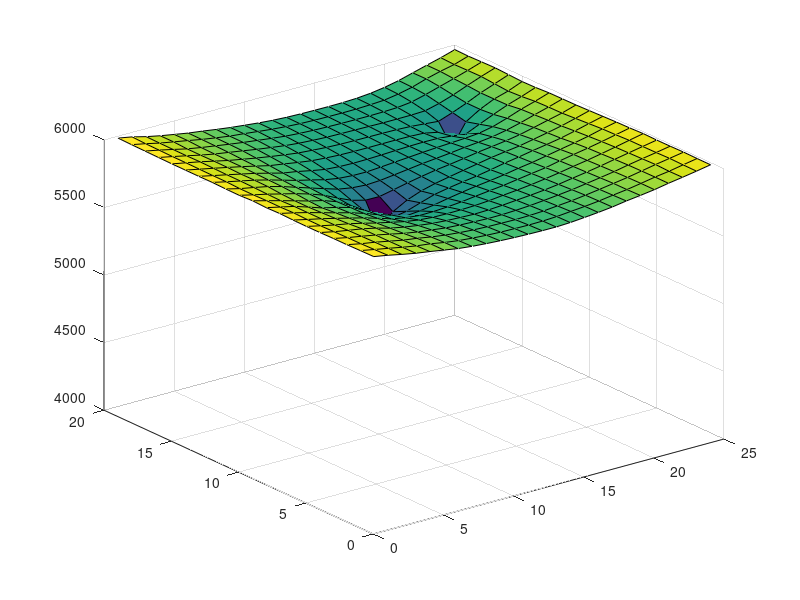

Reproduce this figure in MATLAB.
%AmirMohyeddini



%%%%%%%%%%%%%%%%%%%%%%%%%%%%%%%%%%%%%%%%%%%%%%%%%%%%%%%%%%%%%%%%%%%%%%%%%%1
clc;
clear;
close all;
phi=0.2;


leny=2000;
lenz=20;

load('matlab.mat');
co=3.5e-6;
Bo=@(p) 1;%1/(1+co*(p-4200));
muob=3.5;
pb=2635;
mu=@(p) muob*(p/pb)^(2.6*(p^1.187)*exp(-11.513+(-8.98e-5*p)));

Nx=25;
Ny=20;
%%%%%%%%%%%%%%%%%%%%%%%%%%%%%
% dx=lenx/Nx;

dx=randi([100,300],[Ny,Nx]);
dy=randi([100,300],[Ny,Nx]);
qsc=zeros(Ny,Nx);
qsc(10,10)=-350;
qsc(15,20)=-360;

pl=6000;
pr=6000;

zarayeb=zeros(Nx*Ny,Nx*Ny);
sabet=zeros(Nx*Ny,1);
deltat=0.25;
time=45;
nt=time/deltat;
pressure=zeros(Ny,Nx,nt);
pressure(:,:,1)=6000;
bettac=1.127e-3;
alphac=5.615;
Ax=leny*lenz;

% dx=randi([100,400],[20,25]);
% dy=randi([100,400],[20,25]);
% load('matlabdx.mat');load('matlabdy.mat');



for n=2:nt
   n %#ok  
  for j=1:Ny
     for i=1:Nx
        index=i+(j-1)*Nx;
        vb=dx(j,i)*dy(j,i)*lenz;
   
        
        if i==1&&j==1
            Txr=bettac*(1/dx(j,i)/(1/2*(dx(j,i)+dx(j,i+1))))*((dx(j,i)+dx(j,i+1))/(dx(j,i)/perm(j,i)+dx(j,i+1)/perm(j,i+1)))*(1/(mu(1/2*(pressure(j,i,n-1)+pressure(j,i+1,n-1)))*Bo(1/2*(pressure(j,i,n-1)+pressure(j,i+1,n-1)))));
            Txl=bettac*(1/dx(j,i)/(1/2*(dx(j,i)+dx(j,i))))*((dx(j,i)+dx(j,i))/(dx(j,i)/perm(j,i)+dx(j,i)/perm(j,i)))*(1/(mu(1/2*(pressure(j,i,n-1)+pressure(j,i,n-1)))*Bo(1/2*(pressure(j,i,n-1)+pressure(j,i,n-1)))));
%             Tyt=bettac*(1/dy(j,i)/(1/2*(dy(j,i)+dy(j-1,i))))*((dy(j,i)+dy(j-1,i))/(dy(j,i)/perm(j,i)+dy(j-1,i)/perm(j-1,i)))*(1/(mu(1/2*(pressure(j,i,n-1)+pressure(j-1,i,n-1)))*Bo(1/2*(pressure(j,i,n-1)+pressure(j-1,i,n-1)))));
            Tyb=bettac*(1/dy(j,i)/(1/2*(dy(j,i)+dy(j+1,i))))*((dy(j,i)+dy(j+1,i))/(dy(j,i)/perm(j,i)+dy(j+1,i)/perm(j+1,i)))*(1/(mu(1/2*(pressure(j,i,n-1)+pressure(j+1,i,n-1)))*Bo(1/2*(pressure(j,i,n-1)+pressure(j,i,n-1)))));
           
            
            zarayeb(index,index+1)=Txr;
%             zarayeb(index,index-1)=Txl;
%             zarayeb(index,index-Nx)=Tyt;
            zarayeb(index,index+Nx)=Tyb;
            zarayeb(index,index)=-Txr-Txl-Tyb-phi*co/(alphac*deltat);
            sabet(index,1)=-phi*co/(alphac*deltat)*pressure(j,i,n-1)-qsc(j,i)/vb-Txl*pl;

            
        elseif i==Nx&&j==1
            Txr=bettac*(1/dx(j,i)/(1/2*(dx(j,i)+dx(j,i))))*((dx(j,i)+dx(j,i))/(dx(j,i)/perm(j,i)+dx(j,i)/perm(j,i)))*(1/(mu(1/2*(pressure(j,i,n-1)+pressure(j,i,n-1)))*Bo(1/2*(pressure(j,i,n-1)+pressure(j,i,n-1)))));
            Txl=bettac*(1/dx(j,i)/(1/2*(dx(j,i)+dx(j,i-1))))*((dx(j,i)+dx(j,i-1))/(dx(j,i)/perm(j,i)+dx(j,i-1)/perm(j,i-1)))*(1/(mu(1/2*(pressure(j,i,n-1)+pressure(j,i-1,n-1)))*Bo(1/2*(pressure(j,i,n-1)+pressure(j,i-1,n-1)))));
%             Tyt=bettac*(1/dy(j,i)/(1/2*(dy(j,i)+dy(j-1,i))))*((dy(j,i)+dy(j-1,i))/(dy(j,i)/perm(j,i)+dy(j-1,i)/perm(j-1,i)))*(1/(mu(1/2*(pressure(j,i,n-1)+pressure(j-1,i,n-1)))*Bo(1/2*(pressure(j,i,n-1)+pressure(j-1,i,n-1)))));
            Tyb=bettac*(1/dy(j,i)/(1/2*(dy(j,i)+dy(j+1,i))))*((dy(j,i)+dy(j+1,i))/(dy(j,i)/perm(j,i)+dy(j+1,i)/perm(j+1,i)))*(1/(mu(1/2*(pressure(j,i,n-1)+pressure(j+1,i,n-1)))*Bo(1/2*(pressure(j,i,n-1)+pressure(j,i,n-1)))));
           
            
%             zarayeb(index,index+1)=Txr;
            zarayeb(index,index-1)=Txl;
%             zarayeb(index,index-Nx)=Tyt;
            zarayeb(index,index+Nx)=Tyb;
            zarayeb(index,index)=-Txl-Txr-Tyb-phi*co/(alphac*deltat);
            sabet(index,1)=-phi*co/(alphac*deltat)*pressure(j,i,n-1)-qsc(j,i)/vb-Txr*pr;

            
        elseif j==Ny&&i==1     
            
            Txr=bettac*(1/dx(j,i)/(1/2*(dx(j,i)+dx(j,i+1))))*((dx(j,i)+dx(j,i+1))/(dx(j,i)/perm(j,i)+dx(j,i+1)/perm(j,i+1)))*(1/(mu(1/2*(pressure(j,i,n-1)+pressure(j,i+1,n-1)))*Bo(1/2*(pressure(j,i,n-1)+pressure(j,i+1,n-1)))));
            Txl=bettac*(1/dx(j,i)/(1/2*(dx(j,i)+dx(j,i))))*((dx(j,i)+dx(j,i))/(dx(j,i)/perm(j,i)+dx(j,i)/perm(j,i)))*(1/(mu(1/2*(pressure(j,i,n-1)+pressure(j,i,n-1)))*Bo(1/2*(pressure(j,i,n-1)+pressure(j,i,n-1)))));
            Tyt=bettac*(1/dy(j,i)/(1/2*(dy(j,i)+dy(j-1,i))))*((dy(j,i)+dy(j-1,i))/(dy(j,i)/perm(j,i)+dy(j-1,i)/perm(j-1,i)))*(1/(mu(1/2*(pressure(j,i,n-1)+pressure(j-1,i,n-1)))*Bo(1/2*(pressure(j,i,n-1)+pressure(j-1,i,n-1)))));
%             Tyb=bettac*(1/dy(j,i)/(1/2*(dy(j,i)+dy(j+1,i))))*((dy(j,i)+dy(j+1,i))/(dy(j,i)/perm(j,i)+dy(j+1,i)/perm(j+1,i)))*(1/(mu(1/2*(pressure(j,i,n-1)+pressure(j+1,i,n-1)))*Bo(1/2*(pressure(j,i,n-1)+pressure(j,i,n-1)))));
           
            
            zarayeb(index,index+1)=Txr;
%             zarayeb(index,index-1)=Txl;
            zarayeb(index,index-Nx)=Tyt;
%             zarayeb(index,index+Nx)=Tyb;
            zarayeb(index,index)=-Txr-Txl-Tyt-phi*co/(alphac*deltat);
            sabet(index,1)=-phi*co/(alphac*deltat)*pressure(j,i,n-1)-qsc(j,i)/vb-Txl*pl;


        elseif j==Ny&&i==Nx
            
            Txr=bettac*(1/dx(j,i)/(1/2*(dx(j,i)+dx(j,i))))*((dx(j,i)+dx(j,i))/(dx(j,i)/perm(j,i)+dx(j,i)/perm(j,i)))*(1/(mu(1/2*(pressure(j,i,n-1)+pressure(j,i,n-1)))*Bo(1/2*(pressure(j,i,n-1)+pressure(j,i,n-1)))));
            Txl=bettac*(1/dx(j,i)/(1/2*(dx(j,i)+dx(j,i-1))))*((dx(j,i)+dx(j,i-1))/(dx(j,i)/perm(j,i)+dx(j,i-1)/perm(j,i-1)))*(1/(mu(1/2*(pressure(j,i,n-1)+pressure(j,i-1,n-1)))*Bo(1/2*(pressure(j,i,n-1)+pressure(j,i-1,n-1)))));
            Tyt=bettac*(1/dy(j,i)/(1/2*(dy(j,i)+dy(j-1,i))))*((dy(j,i)+dy(j-1,i))/(dy(j,i)/perm(j,i)+dy(j-1,i)/perm(j-1,i)))*(1/(mu(1/2*(pressure(j,i,n-1)+pressure(j-1,i,n-1)))*Bo(1/2*(pressure(j,i,n-1)+pressure(j-1,i,n-1)))));
%             Tyb=bettac*(1/dy(j,i)/(1/2*(dy(j,i)+dy(j+1,i))))*((dy(j,i)+dy(j+1,i))/(dy(j,i)/perm(j,i)+dy(j+1,i)/perm(j+1,i)))*(1/(mu(1/2*(pressure(j,i,n-1)+pressure(j+1,i,n-1)))*Bo(1/2*(pressure(j,i,n-1)+pressure(j,i,n-1)))));
           
            
%             zarayeb(index,index+1)=Txr;
            zarayeb(index,index-1)=Txl;
            zarayeb(index,index-Nx)=Tyt;
%             zarayeb(index,index+Nx)=Tyb;
            zarayeb(index,index)=-Txl-Txr-Tyt-phi*co/(alphac*deltat);
            sabet(index,1)=-phi*co/(alphac*deltat)*pressure(j,i,n-1)-qsc(j,i)/vb-Txr*pr;
            
        
        elseif j==1
            Txr=bettac*(1/dx(j,i)/(1/2*(dx(j,i)+dx(j,i+1))))*((dx(j,i)+dx(j,i+1))/(dx(j,i)/perm(j,i)+dx(j,i+1)/perm(j,i+1)))*(1/(mu(1/2*(pressure(j,i,n-1)+pressure(j,i+1,n-1)))*Bo(1/2*(pressure(j,i,n-1)+pressure(j,i+1,n-1)))));
            Txl=bettac*(1/dx(j,i)/(1/2*(dx(j,i)+dx(j,i-1))))*((dx(j,i)+dx(j,i-1))/(dx(j,i)/perm(j,i)+dx(j,i-1)/perm(j,i-1)))*(1/(mu(1/2*(pressure(j,i,n-1)+pressure(j,i-1,n-1)))*Bo(1/2*(pressure(j,i,n-1)+pressure(j,i-1,n-1)))));
%             Tyt=bettac*(1/dy(j,i)/(1/2*(dy(j,i)+dy(j-1,i))))*((dy(j,i)+dy(j-1,i))/(dy(j,i)/perm(j,i)+dy(j-1,i)/perm(j-1,i)))*(1/(mu(1/2*(pressure(j,i,n-1)+pressure(j-1,i,n-1)))*Bo(1/2*(pressure(j,i,n-1)+pressure(j-1,i,n-1)))));
            Tyb=bettac*(1/dy(j,i)/(1/2*(dy(j,i)+dy(j+1,i))))*((dy(j,i)+dy(j+1,i))/(dy(j,i)/perm(j,i)+dy(j+1,i)/perm(j+1,i)))*(1/(mu(1/2*(pressure(j,i,n-1)+pressure(j+1,i,n-1)))*Bo(1/2*(pressure(j,i,n-1)+pressure(j,i,n-1)))));
           
            
            zarayeb(index,index+1)=Txr;
            zarayeb(index,index-1)=Txl;
%             zarayeb(index,index-Nx)=Tyt;
            zarayeb(index,index+Nx)=Tyb;
            zarayeb(index,index)=-Txr-Txl-Tyb-phi*co/(alphac*deltat);
            sabet(index,1)=-phi*co/(alphac*deltat)*pressure(j,i,n-1)-qsc(j,i)/vb;

            
        elseif j==Ny
            
            Txr=bettac*(1/dx(j,i)/(1/2*(dx(j,i)+dx(j,i+1))))*((dx(j,i)+dx(j,i+1))/(dx(j,i)/perm(j,i)+dx(j,i+1)/perm(j,i+1)))*(1/(mu(1/2*(pressure(j,i,n-1)+pressure(j,i+1,n-1)))*Bo(1/2*(pressure(j,i,n-1)+pressure(j,i+1,n-1)))));
            Txl=bettac*(1/dx(j,i)/(1/2*(dx(j,i)+dx(j,i-1))))*((dx(j,i)+dx(j,i-1))/(dx(j,i)/perm(j,i)+dx(j,i-1)/perm(j,i-1)))*(1/(mu(1/2*(pressure(j,i,n-1)+pressure(j,i-1,n-1)))*Bo(1/2*(pressure(j,i,n-1)+pressure(j,i-1,n-1)))));
            Tyt=bettac*(1/dy(j,i)/(1/2*(dy(j,i)+dy(j-1,i))))*((dy(j,i)+dy(j-1,i))/(dy(j,i)/perm(j,i)+dy(j-1,i)/perm(j-1,i)))*(1/(mu(1/2*(pressure(j,i,n-1)+pressure(j-1,i,n-1)))*Bo(1/2*(pressure(j,i,n-1)+pressure(j-1,i,n-1)))));
%             Tyb=bettac*(1/dy(j,i)/(1/2*(dy(j,i)+dy(j+1,i))))*((dy(j,i)+dy(j+1,i))/(dy(j,i)/perm(j,i)+dy(j+1,i)/perm(j+1,i)))*(1/(mu(1/2*(pressure(j,i,n-1)+pressure(j+1,i,n-1)))*Bo(1/2*(pressure(j,i,n-1)+pressure(j,i,n-1)))));
           
            
            zarayeb(index,index+1)=Txr;
            zarayeb(index,index-1)=Txl;
            zarayeb(index,index-Nx)=Tyt;
%             zarayeb(index,index+Nx)=Tyb;
            zarayeb(index,index)=-Txr-Txl-Tyt-phi*co/(alphac*deltat);
            sabet(index,1)=-phi*co/(alphac*deltat)*pressure(j,i,n-1)-qsc(j,i)/vb;

            

        elseif i==Nx
            
            Txr=bettac*(1/dx(j,i)/(1/2*(dx(j,i)+dx(j,i))))*((dx(j,i)+dx(j,i))/(dx(j,i)/perm(j,i)+dx(j,i)/perm(j,i)))*(1/(mu(1/2*(pressure(j,i,n-1)+pressure(j,i,n-1)))*Bo(1/2*(pressure(j,i,n-1)+pressure(j,i,n-1)))));
            Txl=bettac*(1/dx(j,i)/(1/2*(dx(j,i)+dx(j,i-1))))*((dx(j,i)+dx(j,i-1))/(dx(j,i)/perm(j,i)+dx(j,i-1)/perm(j,i-1)))*(1/(mu(1/2*(pressure(j,i,n-1)+pressure(j,i-1,n-1)))*Bo(1/2*(pressure(j,i,n-1)+pressure(j,i-1,n-1)))));
            Tyt=bettac*(1/dy(j,i)/(1/2*(dy(j,i)+dy(j-1,i))))*((dy(j,i)+dy(j-1,i))/(dy(j,i)/perm(j,i)+dy(j-1,i)/perm(j-1,i)))*(1/(mu(1/2*(pressure(j,i,n-1)+pressure(j-1,i,n-1)))*Bo(1/2*(pressure(j,i,n-1)+pressure(j-1,i,n-1)))));
            Tyb=bettac*(1/dy(j,i)/(1/2*(dy(j,i)+dy(j+1,i))))*((dy(j,i)+dy(j+1,i))/(dy(j,i)/perm(j,i)+dy(j+1,i)/perm(j+1,i)))*(1/(mu(1/2*(pressure(j,i,n-1)+pressure(j+1,i,n-1)))*Bo(1/2*(pressure(j,i,n-1)+pressure(j,i,n-1)))));
           
            
%             zarayeb(index,index+1)=Txr;
            zarayeb(index,index-1)=Txl;
            zarayeb(index,index-Nx)=Tyt;
            zarayeb(index,index+Nx)=Tyb;
            zarayeb(index,index)=-Txl-Txr-Tyt-Tyb-phi*co/(alphac*deltat);
            sabet(index,1)=-phi*co/(alphac*deltat)*pressure(j,i,n-1)-qsc(j,i)/vb-Txr*pr;


        elseif i==1    
            Txr=bettac*(1/dx(j,i)/(1/2*(dx(j,i)+dx(j,i+1))))*((dx(j,i)+dx(j,i+1))/(dx(j,i)/perm(j,i)+dx(j,i+1)/perm(j,i+1)))*(1/(mu(1/2*(pressure(j,i,n-1)+pressure(j,i+1,n-1)))*Bo(1/2*(pressure(j,i,n-1)+pressure(j,i+1,n-1)))));
            Txl=bettac*(1/dx(j,i)/(1/2*(dx(j,i)+dx(j,i))))*((dx(j,i)+dx(j,i))/(dx(j,i)/perm(j,i)+dx(j,i)/perm(j,i)))*(1/(mu(1/2*(pressure(j,i,n-1)+pressure(j,i,n-1)))*Bo(1/2*(pressure(j,i,n-1)+pressure(j,i,n-1)))));
            Tyt=bettac*(1/dy(j,i)/(1/2*(dy(j,i)+dy(j-1,i))))*((dy(j,i)+dy(j-1,i))/(dy(j,i)/perm(j,i)+dy(j-1,i)/perm(j-1,i)))*(1/(mu(1/2*(pressure(j,i,n-1)+pressure(j-1,i,n-1)))*Bo(1/2*(pressure(j,i,n-1)+pressure(j-1,i,n-1)))));
            Tyb=bettac*(1/dy(j,i)/(1/2*(dy(j,i)+dy(j+1,i))))*((dy(j,i)+dy(j+1,i))/(dy(j,i)/perm(j,i)+dy(j+1,i)/perm(j+1,i)))*(1/(mu(1/2*(pressure(j,i,n-1)+pressure(j+1,i,n-1)))*Bo(1/2*(pressure(j,i,n-1)+pressure(j,i,n-1)))));
           
            
            zarayeb(index,index+1)=Txr;
%             zarayeb(index,index-1)=Txl;
            zarayeb(index,index-Nx)=Tyt;
            zarayeb(index,index+Nx)=Tyb;
            zarayeb(index,index)=-Txr-Txl-Tyt-Tyb-phi*co/(alphac*deltat);
            sabet(index,1)=-phi*co/(alphac*deltat)*pressure(j,i,n-1)-qsc(j,i)/vb-Txl*pl;

        else
            
            Txr=bettac*(1/dx(j,i)/(1/2*(dx(j,i)+dx(j,i+1))))*((dx(j,i)+dx(j,i+1))/(dx(j,i)/perm(j,i)+dx(j,i+1)/perm(j,i+1)))*(1/(mu(1/2*(pressure(j,i,n-1)+pressure(j,i+1,n-1)))*Bo(1/2*(pressure(j,i,n-1)+pressure(j,i+1,n-1)))));
            Txl=bettac*(1/dx(j,i)/(1/2*(dx(j,i)+dx(j,i-1))))*((dx(j,i)+dx(j,i-1))/(dx(j,i)/perm(j,i)+dx(j,i-1)/perm(j,i-1)))*(1/(mu(1/2*(pressure(j,i,n-1)+pressure(j,i-1,n-1)))*Bo(1/2*(pressure(j,i,n-1)+pressure(j,i-1,n-1)))));
            Tyt=bettac*(1/dy(j,i)/(1/2*(dy(j,i)+dy(j-1,i))))*((dy(j,i)+dy(j-1,i))/(dy(j,i)/perm(j,i)+dy(j-1,i)/perm(j-1,i)))*(1/(mu(1/2*(pressure(j,i,n-1)+pressure(j-1,i,n-1)))*Bo(1/2*(pressure(j,i,n-1)+pressure(j-1,i,n-1)))));
            Tyb=bettac*(1/dy(j,i)/(1/2*(dy(j,i)+dy(j+1,i))))*((dy(j,i)+dy(j+1,i))/(dy(j,i)/perm(j,i)+dy(j+1,i)/perm(j+1,i)))*(1/(mu(1/2*(pressure(j,i,n-1)+pressure(j+1,i,n-1)))*Bo(1/2*(pressure(j,i,n-1)+pressure(j,i,n-1)))));
           
            
            zarayeb(index,index+1)=Txr;
            zarayeb(index,index-1)=Txl;
            zarayeb(index,index-Nx)=Tyt;
            zarayeb(index,index+Nx)=Tyb;
            zarayeb(index,index)=-Txr-Txl-Tyt-Tyb-phi*co/(alphac*deltat);
            sabet(index,1)=-phi*co/(alphac*deltat)*pressure(j,i,n-1)-qsc(j,i)/vb;
        end
    end
     
  end
   
  
  temp=linsolve(zarayeb,sabet);
  for j=1:Ny
      for i=1:Nx
      index=i+(j-1)*Nx;
      pressure(j,i,n)=temp(index);
      end
  end

end
% for n=2:nt
% pcolor(pressure(:,:,n))
% drawnow
% pause(0.025)
% end

for n=2:nt
surf(pressure(:,:,n))
 zlim([4000,6000])
drawnow
pause(0.025)
end
